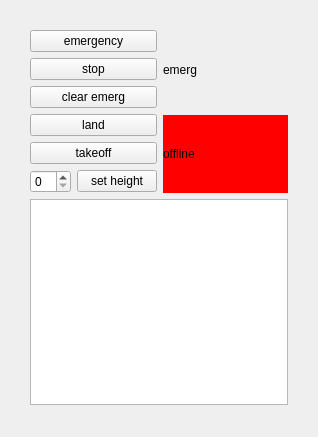
<?xml version="1.0" encoding="UTF-8"?>
<ui version="4.0">
 <class>Form</class>
 <widget class="QWidget" name="Form">
  <property name="geometry">
   <rect>
    <x>0</x>
    <y>0</y>
    <width>318</width>
    <height>437</height>
   </rect>
  </property>
  <property name="windowTitle">
   <string>Form</string>
  </property>
  <widget class="QWidget" name="layoutWidget">
   <property name="geometry">
    <rect>
     <x>30</x>
     <y>30</y>
     <width>258</width>
     <height>375</height>
    </rect>
   </property>
   <layout class="QVBoxLayout" name="verticalLayout_3">
    <item>
     <layout class="QHBoxLayout" name="horizontalLayout_2">
      <item>
       <layout class="QVBoxLayout" name="verticalLayout_2">
        <item>
         <widget class="QPushButton" name="pushButton">
          <property name="text">
           <string>emergency</string>
          </property>
         </widget>
        </item>
        <item>
         <widget class="QPushButton" name="pushButton_5">
          <property name="text">
           <string>stop</string>
          </property>
         </widget>
        </item>
        <item>
         <widget class="QPushButton" name="pushButton_4">
          <property name="text">
           <string>clear emerg</string>
          </property>
         </widget>
        </item>
        <item>
         <widget class="QPushButton" name="pushButton_3">
          <property name="text">
           <string>land</string>
          </property>
         </widget>
        </item>
        <item>
         <widget class="QPushButton" name="pushButton_2">
          <property name="text">
           <string>takeoff</string>
          </property>
         </widget>
        </item>
        <item>
         <layout class="QHBoxLayout" name="horizontalLayout">
          <item>
           <widget class="QSpinBox" name="spinBox">
            <property name="singleStep">
             <number>20</number>
            </property>
           </widget>
          </item>
          <item>
           <widget class="QPushButton" name="pushButton_6">
            <property name="text">
             <string>set height</string>
            </property>
           </widget>
          </item>
         </layout>
        </item>
       </layout>
      </item>
      <item>
       <layout class="QVBoxLayout" name="verticalLayout">
        <item>
         <widget class="QLabel" name="label_2">
          <property name="autoFillBackground">
           <bool>false</bool>
          </property>
          <property name="text">
           <string>emerg</string>
          </property>
         </widget>
        </item>
        <item>
         <widget class="QLabel" name="label">
          <property name="autoFillBackground">
           <bool>false</bool>
          </property>
          <property name="styleSheet">
           <string notr="true">QLabel { background-color : red; }</string>
          </property>
          <property name="text">
           <string>offline</string>
          </property>
         </widget>
        </item>
       </layout>
      </item>
     </layout>
    </item>
    <item>
     <widget class="QTextBrowser" name="textBrowser"/>
    </item>
   </layout>
  </widget>
 </widget>
 <resources/>
 <connections/>
</ui>
